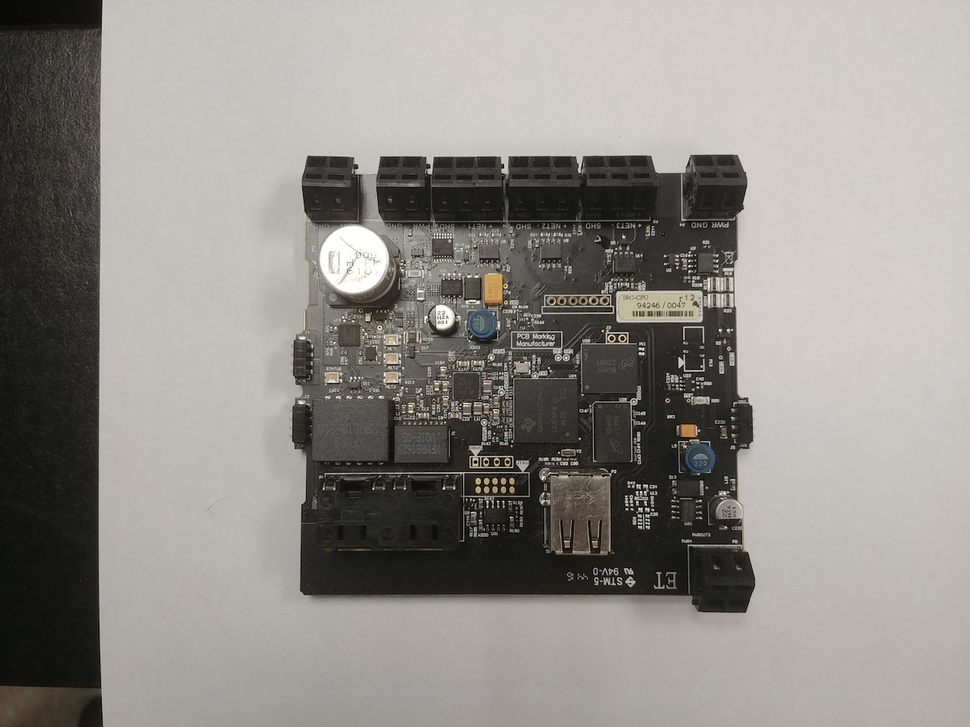
#> input picture opencv-cp2-Edge detection and Filters/cpu_01.jpg, 970 x 727 px, shrunk from 1280 x 960 before the run
$ python erosion_dialation.py
#> lines starting #> are read from the running program, lines starting #| are printed output that depends on the picture
import cv2
import numpy as np


img = cv2.imread('cpu_01.jpg', 0)
#> img: shape (727, 970); min 0, max 255, mean 140.8

kernel = np.ones((5, 5), np.uint8)

img_erosion = cv2.erode(img, kernel, iterations=1)
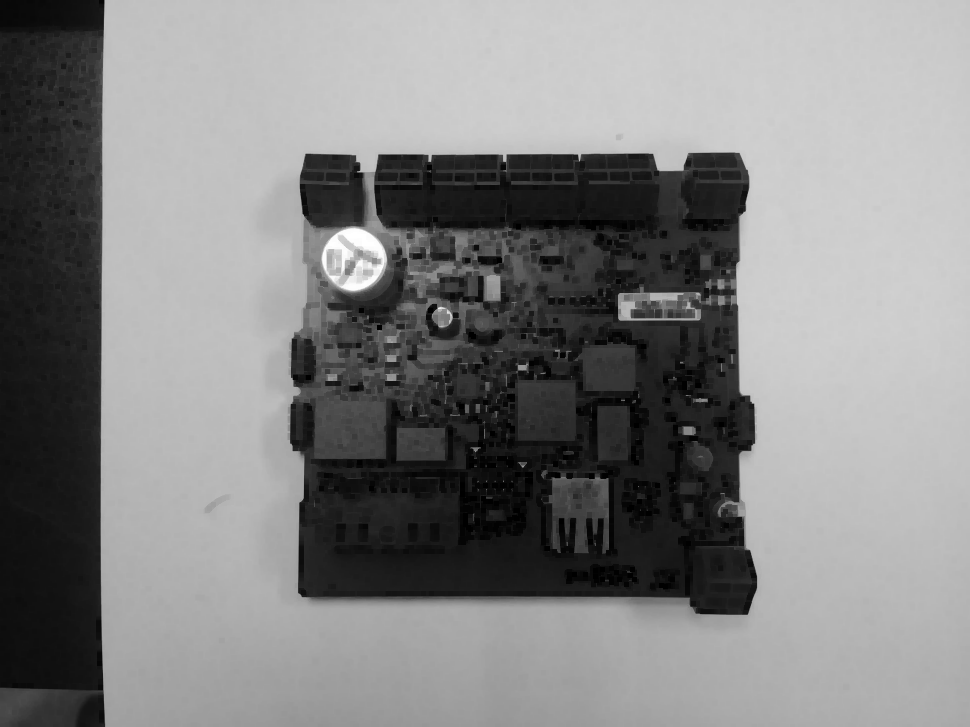
#> img_erosion: shape (727, 970); min 0, max 255, mean 130.8
img_dialation = cv2.dilate(img, kernel, iterations=1)
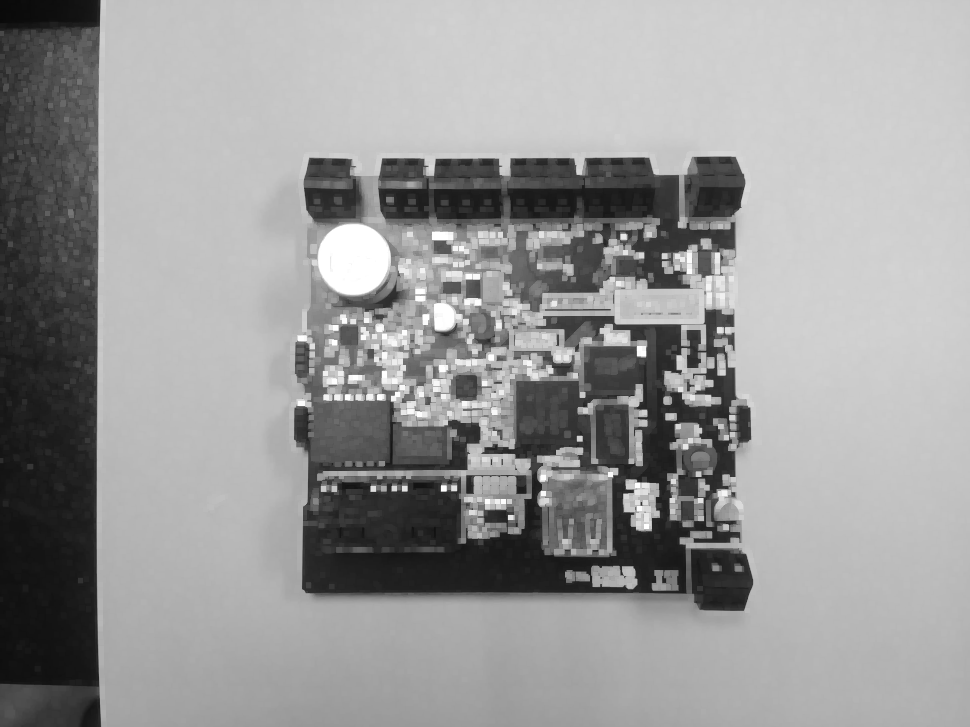
#> img_dialation: shape (727, 970); min 9, max 255, mean 153.3
cv2.imwrite('cpu_erode.jpg', img_erosion)


cv2.imshow('Input', img)
cv2.imshow('Erosion', img_erosion)
cv2.imshow('Dialation', img_dialation)

cv2.waitKey(0)
